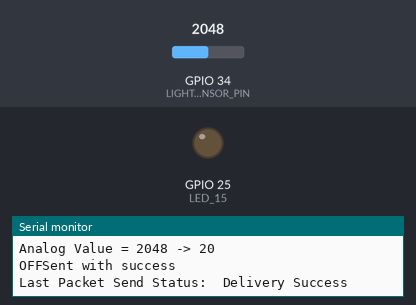
A sketch run on a simulated ESP32. Shown: output pins drawn as LEDs (lit = HIGH), the last lines printed to the serial monitor. The inputs (shaded band) are chosen by the test bench; at power-on: GPIO 34 (LIGHT_SENSOR_PIN) = 2048.

Above: at 1.8 s.
1.9 s: GPIO 34 (LIGHT_SENSOR_PIN) set to 2626
3.4 s: GPIO 34 (LIGHT_SENSOR_PIN) set to 2715
At 4.9 s:
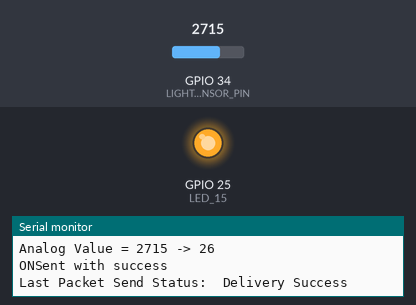
5.5 s: GPIO 34 (LIGHT_SENSOR_PIN) set to 2047
At 6.5 s:
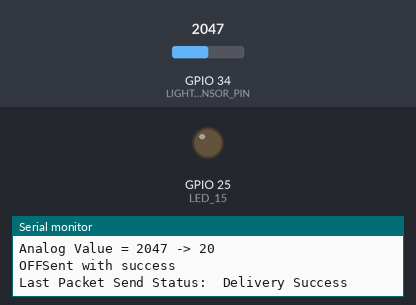
7.5 s: GPIO 34 (LIGHT_SENSOR_PIN) set to 2866
At 9.3 s:
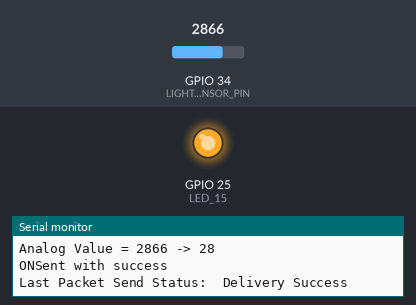
Timing chart, 0 to 10.5 s (numbered marks = the images above; inputs shaded):
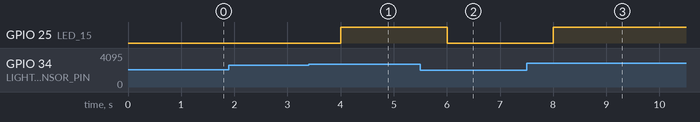

Measured:
- the behaviour switches between 2659 and 2660 on GPIO 34 (LIGHT_SENSOR_PIN) (found by bisection; images 0 and 1)
- after the input at 3.4 s, GPIO 25 (LED_15): LOW → HIGH after 0.60 s
- after the input at 5.5 s, GPIO 25 (LED_15): HIGH → LOW after 0.50 s
- after the input at 7.5 s, GPIO 25 (LED_15): LOW → HIGH after 0.51 s

The sketch:

Light_Data_Sender.ino
```cpp
/**
*     SENDER collects states and sends it to CYD
        - MASTER

      - 1 ESP32 + Photoresistor sensor to get reading
        - Receiving Boards MAC Address: 08:b6:1f:b9:5a:8c
        - Sending Board MAC Address: a0:dd:6c:85:af:ac

  GREAT ESP-NOW example here:
  https://randomnerdtutorials.com/esp-now-esp32-arduino-ide/
  https://dronebotworkshop.com/esp-now/
*/

#include <WiFi.h>
#include <esp_now.h>

// REPLACE WITH THE RECEIVER'S MAC Address 08:b6:1f:b9:5a:8c
uint8_t broadcastAddress[] = {0x08, 0xB6, 0x1F, 0xB9, 0x5A, 0x8C};

//Don't forget to add pinMode(pinToUse, OUTPUT);
#define LIGHT_SENSOR_PIN 34 // ESP32 pin GIOP36 (ADC0)
#define LED_15 25           // Optional LED on breadboard


// Structure example to send data
// Must match the receiver structure
typedef struct struct_message {
    int id; // must be unique for each sender board
    bool lightIsOn;  // centimeter
} struct_message;

// Create a struct_message called myData
struct_message myData;

// Create peer interface
esp_now_peer_info_t peerInfo;

// callback when data is sent
void OnDataSent(const uint8_t *mac_addr, esp_now_send_status_t status) {
  Serial.print("\r\nLast Packet Send Status:\t");
  Serial.println(status == ESP_NOW_SEND_SUCCESS ? "Delivery Success" : "Delivery Fail");
}

void setup() {
  // Init Serial Monitor
  Serial.begin(115200);

  // Set device as a Wi-Fi Station
  WiFi.mode(WIFI_STA);

  // Init ESP-NOW
  if (esp_now_init() != ESP_OK) {
    Serial.println("Error initializing ESP-NOW");
    return;
  }

  // Once ESPNow is successfully Init, we will register for Send CB to
  // get the status of Trasnmitted packet
  esp_now_register_send_cb(OnDataSent);

  // Register peer
  memcpy(peerInfo.peer_addr, broadcastAddress, 6);
  peerInfo.channel = 0;
  peerInfo.encrypt = false;

  // Add peer
  if (esp_now_add_peer(&peerInfo) != ESP_OK){
    Serial.println("Failed to add peer");
    return;
  }

  //Set pin modes
  pinMode(LED_15, OUTPUT);
}

void loop() {

  // reads the input on analog pin (value between 0 and 4095)
  int analogValue = analogRead(LIGHT_SENSOR_PIN);

  Serial.print("Analog Value = ");
  //int light = map(analogValue, 1023, 0, 10, 0);
  int lightResistance = map(analogValue, 0, 1023, 0, 10);
  Serial.print(analogValue);   // the raw analog reading
  Serial.print(" -> ");   // the raw analog reading
  Serial.print(lightResistance);   // convert analogueValue to between 0 and 10
  Serial.println();

  bool isOn = false;
  // Higher value = Darker = More resistance so turn the light on
  if(lightResistance > 25){
    //Time to turn the light on
    Serial.print("ON");
    digitalWrite(LED_15, HIGH);
    isOn = true;
  }else{
    Serial.print("OFF");
    digitalWrite(LED_15, LOW);
    isOn = false;
  }


  // Set values to send
  myData.id = 1;
  myData.lightIsOn = isOn;

  // Send message via ESP-NOW
  esp_err_t result = esp_now_send(broadcastAddress, (uint8_t *) &myData, sizeof(myData));

  if (result == ESP_OK) {
    Serial.println("Sent with success");
  }
  else {
    Serial.println("Error sending the data");
  }

  delay(1000);
}
```
